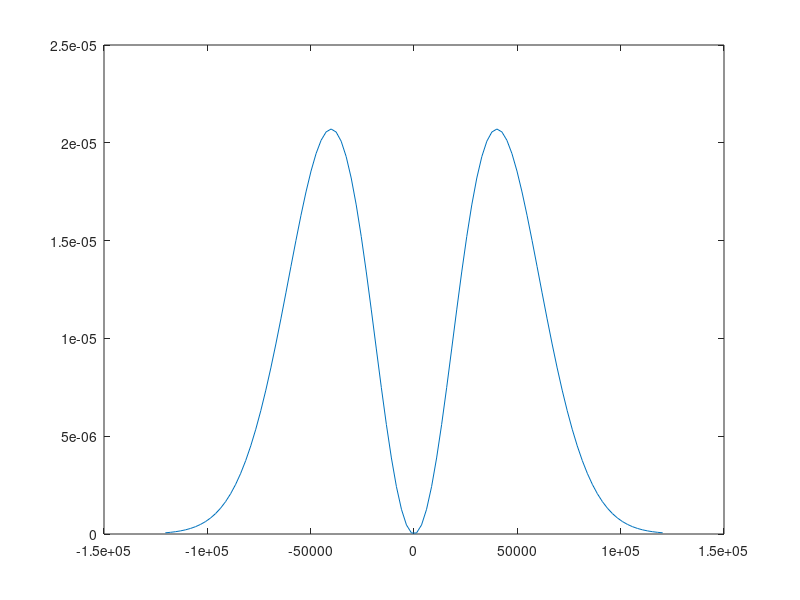

MATLAB code to generate this figure: (Note: this script raises an error after producing the figure.)
close all
clear all

nP=1e6;
z0=0.1;
z1=0.2;
x0 = -0.02;
x1= 0.02;
x = (x1-x0)*rand(1,nP)+x0;
z = (z1-z0)*rand(1,nP)+z0;
y = 0.0*ones(1,nP);
T=100;
m=12;

vTh = sqrt(2*T*1.602e-19/m/1.66e-27);
k = 1.38e-23*11604; 
B = m*1.66e-27/(2*T*k);
vgrid = linspace(-3*vTh,3*vTh);
fv1 = sqrt(B/pi)*exp(-B*vgrid.^2);
fv1CDF = cumsum(fv1);
fv1CDF = fv1CDF./fv1CDF(end);
fvb = (B/pi)^(3/2)*4*pi*vgrid.*vgrid.*exp(-B*vgrid.^2);
fvbCDF = cumsum(fvb);
fvbCDF = fvbCDF./fvbCDF(end);
figure(9)
plot(vgrid,fvb)
vx = interp1(fv1CDF,vgrid,rand(1,nP),'pchip',0);
vy = interp1(fv1CDF,vgrid,rand(1,nP),'pchip',0);
vz = interp1(fv1CDF,vgrid,rand(1,nP),'pchip',0);
hold on
histogram(vx)
% phi  = rand(1,nP)*pi;
% theta = rand(1,nP)*2*pi;
% vz = vbx.*cos(phi);
% vx = vbx.*sin(phi).*cos(theta);
% vy = vbx.*sin(phi).*sin(theta);

vtot = sqrt(vx.^2 + vy.^2 + vz.^2);
histogram(vtot)
figure(10)
plot(vgrid,fv1)
figure(11)
histogram(vx)
hold on
histogram(vy)
histogram(vz)
vTh = sqrt(2*T*1.602e-19/m/1.66e-27);
0.5*12*1.66e-27*vTh*vTh/1.602e-19

% phi  = rand(1,nP)*pi;
% theta = rand(1,nP)*2*pi;
% vz = vTh*cos(phi);
% vx = vTh*sin(phi).*cos(theta);
% vy = vTh*sin(phi).*sin(theta);



% vx = vTh*ones(1,nP);
% vy = zeros(1,nP);
% vz = zeros(1,nP);

scatter(x,z)

ncid = netcdf.create(['./particleSourceD100Gauss.nc'],'NC_WRITE')
 
dimP = netcdf.defDim(ncid,'nP',nP);

xVar = netcdf.defVar(ncid,'x','double',[dimP]);
yVar = netcdf.defVar(ncid,'y','double',[dimP]);
zVar = netcdf.defVar(ncid,'z','double',[dimP]);
ExVar = netcdf.defVar(ncid,'vx','double',[dimP]);
EyVar = netcdf.defVar(ncid,'vy','double',[dimP]);
EzVar = netcdf.defVar(ncid,'vz','double',[dimP]);

netcdf.endDef(ncid);
 
netcdf.putVar(ncid, xVar, x);
netcdf.putVar(ncid, yVar, y);
netcdf.putVar(ncid, zVar, z);
netcdf.putVar(ncid, ExVar, vx);
netcdf.putVar(ncid, EyVar, vy);
netcdf.putVar(ncid, EzVar, vz);

netcdf.close(ncid);